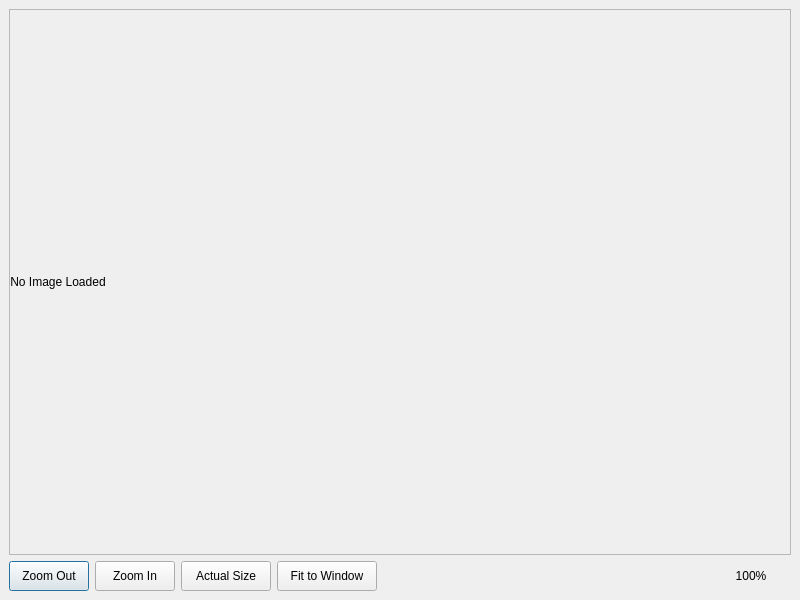
<?xml version="1.0" encoding="UTF-8"?>
<ui version="4.0">
 <class>ImageViewer</class>
 <widget class="QDialog" name="ImageViewer">
  <property name="geometry">
   <rect>
    <x>0</x>
    <y>0</y>
    <width>800</width>
    <height>600</height>
   </rect>
  </property>
  <property name="windowTitle">
   <string>Image Viewer</string>
  </property>
  <layout class="QVBoxLayout" name="verticalLayout_Main">
   <property name="spacing">
    <number>6</number>
   </property>
   <property name="leftMargin">
    <number>9</number>
   </property>
   <property name="topMargin">
    <number>9</number>
   </property>
   <property name="rightMargin">
    <number>9</number>
   </property>
   <property name="bottomMargin">
    <number>9</number>
   </property>
   <item>
    <widget class="QScrollArea" name="scrollArea_Image">
     <property name="sizePolicy">
      <sizepolicy hsizetype="Expanding" vsizetype="Expanding">
       <horstretch>0</horstretch>
       <verstretch>0</verstretch>
      </sizepolicy>
     </property>
     <property name="frameShape">
      <enum>QFrame::StyledPanel</enum>
     </property>
     <property name="frameShadow">
      <enum>QFrame::Sunken</enum>
     </property>
     <property name="horizontalScrollBarPolicy">
      <enum>Qt::ScrollBarAsNeeded</enum>
     </property>
     <property name="verticalScrollBarPolicy">
      <enum>Qt::ScrollBarAsNeeded</enum>
     </property>
     <property name="widgetResizable">
      <bool>false</bool>
     </property>
     <property name="alignment">
      <set>Qt::AlignCenter</set>
     </property>
     <widget class="QWidget" name="scrollAreaWidgetContents">
      <property name="geometry">
       <rect>
        <x>0</x>
        <y>0</y>
        <width>780</width>
        <height>540</height>
       </rect>
      </property>
      <property name="sizePolicy">
       <sizepolicy hsizetype="Expanding" vsizetype="Expanding">
        <horstretch>0</horstretch>
        <verstretch>0</verstretch>
       </sizepolicy>
      </property>
      <layout class="QVBoxLayout" name="verticalLayout_ScrollArea">
       <property name="spacing">
        <number>0</number>
       </property>
       <property name="leftMargin">
        <number>0</number>
       </property>
       <property name="topMargin">
        <number>0</number>
       </property>
       <property name="rightMargin">
        <number>0</number>
       </property>
       <property name="bottomMargin">
        <number>0</number>
       </property>
       <item>
        <widget class="QLabel" name="label_Image">
         <property name="sizePolicy">
          <sizepolicy hsizetype="Fixed" vsizetype="Fixed">
           <horstretch>0</horstretch>
           <verstretch>0</verstretch>
          </sizepolicy>
         </property>
         <property name="minimumSize">
          <size>
           <width>1</width>
           <height>1</height>
          </size>
         </property>
         <property name="text">
          <string>No Image Loaded</string>
         </property>
         <property name="alignment">
          <set>Qt::AlignCenter</set>
         </property>
        </widget>
       </item>
      </layout>
     </widget>
    </widget>
   </item>
   <item>
    <layout class="QHBoxLayout" name="horizontalLayout_Controls">
     <property name="spacing">
      <number>6</number>
     </property>
     <item>
      <widget class="QPushButton" name="pushButton_ZoomOut">
       <property name="sizePolicy">
        <sizepolicy hsizetype="Fixed" vsizetype="Fixed">
         <horstretch>0</horstretch>
         <verstretch>0</verstretch>
        </sizepolicy>
       </property>
       <property name="minimumSize">
        <size>
         <width>80</width>
         <height>30</height>
        </size>
       </property>
       <property name="maximumSize">
        <size>
         <width>80</width>
         <height>30</height>
        </size>
       </property>
       <property name="text">
        <string>Zoom Out</string>
       </property>
       <property name="shortcut">
        <string>Ctrl+-</string>
       </property>
      </widget>
     </item>
     <item>
      <widget class="QPushButton" name="pushButton_ZoomIn">
       <property name="sizePolicy">
        <sizepolicy hsizetype="Fixed" vsizetype="Fixed">
         <horstretch>0</horstretch>
         <verstretch>0</verstretch>
        </sizepolicy>
       </property>
       <property name="minimumSize">
        <size>
         <width>80</width>
         <height>30</height>
        </size>
       </property>
       <property name="maximumSize">
        <size>
         <width>80</width>
         <height>30</height>
        </size>
       </property>
       <property name="text">
        <string>Zoom In</string>
       </property>
       <property name="shortcut">
        <string>Ctrl++</string>
       </property>
      </widget>
     </item>
     <item>
      <widget class="QPushButton" name="pushButton_ActualSize">
       <property name="sizePolicy">
        <sizepolicy hsizetype="Fixed" vsizetype="Fixed">
         <horstretch>0</horstretch>
         <verstretch>0</verstretch>
        </sizepolicy>
       </property>
       <property name="minimumSize">
        <size>
         <width>90</width>
         <height>30</height>
        </size>
       </property>
       <property name="maximumSize">
        <size>
         <width>90</width>
         <height>30</height>
        </size>
       </property>
       <property name="text">
        <string>Actual Size</string>
       </property>
       <property name="shortcut">
        <string>Ctrl+0</string>
       </property>
      </widget>
     </item>
     <item>
      <widget class="QPushButton" name="pushButton_FitToWindow">
       <property name="sizePolicy">
        <sizepolicy hsizetype="Fixed" vsizetype="Fixed">
         <horstretch>0</horstretch>
         <verstretch>0</verstretch>
        </sizepolicy>
       </property>
       <property name="minimumSize">
        <size>
         <width>100</width>
         <height>30</height>
        </size>
       </property>
       <property name="maximumSize">
        <size>
         <width>100</width>
         <height>30</height>
        </size>
       </property>
       <property name="text">
        <string>Fit to Window</string>
       </property>
       <property name="shortcut">
        <string>Ctrl+F</string>
       </property>
      </widget>
     </item>
     <item>
      <spacer name="horizontalSpacer">
       <property name="orientation">
        <enum>Qt::Horizontal</enum>
       </property>
       <property name="sizeHint" stdset="0">
        <size>
         <width>40</width>
         <height>20</height>
        </size>
       </property>
      </spacer>
     </item>
     <item>
      <widget class="QLabel" name="label_ZoomInfo">
       <property name="sizePolicy">
        <sizepolicy hsizetype="Fixed" vsizetype="Fixed">
         <horstretch>0</horstretch>
         <verstretch>0</verstretch>
        </sizepolicy>
       </property>
       <property name="minimumSize">
        <size>
         <width>80</width>
         <height>30</height>
        </size>
       </property>
       <property name="maximumSize">
        <size>
         <width>80</width>
         <height>30</height>
        </size>
       </property>
       <property name="text">
        <string>100%</string>
       </property>
       <property name="alignment">
        <set>Qt::AlignCenter</set>
       </property>
      </widget>
     </item>
    </layout>
   </item>
  </layout>
 </widget>
 <resources/>
 <connections/>
</ui>
